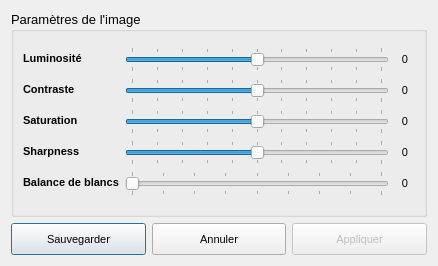
<?xml version="1.0" encoding="UTF-8"?>
<ui version="4.0">
 <class>CamImageSettingsDialog</class>
 <widget class="QDialog" name="CamImageSettingsDialog">
  <property name="geometry">
   <rect>
    <x>0</x>
    <y>0</y>
    <width>438</width>
    <height>266</height>
   </rect>
  </property>
  <property name="windowTitle">
   <string>Paramètres de l'imae</string>
  </property>
  <property name="styleSheet">
   <string notr="true"/>
  </property>
  <property name="sizeGripEnabled">
   <bool>false</bool>
  </property>
  <property name="modal">
   <bool>false</bool>
  </property>
  <layout class="QVBoxLayout" name="verticalLayout">
   <item>
    <widget class="QGroupBox" name="grpImage">
     <property name="font">
      <font>
       <pointsize>10</pointsize>
      </font>
     </property>
     <property name="title">
      <string>Paramètres de l'image</string>
     </property>
     <layout class="QFormLayout" name="formLayout">
      <property name="topMargin">
       <number>15</number>
      </property>
      <item row="0" column="1">
       <layout class="QHBoxLayout" name="horizontalLayout_2">
        <item>
         <widget class="QSlider" name="sldBrightness">
          <property name="cursor">
           <cursorShape>PointingHandCursor</cursorShape>
          </property>
          <property name="minimum">
           <number>-5</number>
          </property>
          <property name="maximum">
           <number>5</number>
          </property>
          <property name="orientation">
           <enum>Qt::Horizontal</enum>
          </property>
          <property name="invertedAppearance">
           <bool>false</bool>
          </property>
          <property name="invertedControls">
           <bool>false</bool>
          </property>
          <property name="tickPosition">
           <enum>QSlider::TicksBothSides</enum>
          </property>
         </widget>
        </item>
        <item>
         <widget class="QLabel" name="lblBrightnessValue">
          <property name="minimumSize">
           <size>
            <width>20</width>
            <height>0</height>
           </size>
          </property>
          <property name="font">
           <font>
            <pointsize>8</pointsize>
           </font>
          </property>
          <property name="text">
           <string>0</string>
          </property>
          <property name="alignment">
           <set>Qt::AlignCenter</set>
          </property>
         </widget>
        </item>
       </layout>
      </item>
      <item row="0" column="0">
       <widget class="QLabel" name="lblBrightness">
        <property name="font">
         <font>
          <pointsize>8</pointsize>
          <weight>75</weight>
          <bold>true</bold>
         </font>
        </property>
        <property name="text">
         <string>Luminosité</string>
        </property>
       </widget>
      </item>
      <item row="1" column="0">
       <widget class="QLabel" name="lblContrast">
        <property name="font">
         <font>
          <pointsize>8</pointsize>
          <weight>75</weight>
          <bold>true</bold>
         </font>
        </property>
        <property name="text">
         <string>Contraste</string>
        </property>
       </widget>
      </item>
      <item row="1" column="1">
       <layout class="QHBoxLayout" name="horizontalLayout_3">
        <item>
         <widget class="QSlider" name="sldContrast">
          <property name="cursor">
           <cursorShape>PointingHandCursor</cursorShape>
          </property>
          <property name="minimum">
           <number>-5</number>
          </property>
          <property name="maximum">
           <number>5</number>
          </property>
          <property name="orientation">
           <enum>Qt::Horizontal</enum>
          </property>
          <property name="tickPosition">
           <enum>QSlider::TicksBothSides</enum>
          </property>
         </widget>
        </item>
        <item>
         <widget class="QLabel" name="lblContrastValue">
          <property name="minimumSize">
           <size>
            <width>20</width>
            <height>0</height>
           </size>
          </property>
          <property name="font">
           <font>
            <pointsize>8</pointsize>
           </font>
          </property>
          <property name="text">
           <string>0</string>
          </property>
          <property name="alignment">
           <set>Qt::AlignCenter</set>
          </property>
         </widget>
        </item>
       </layout>
      </item>
      <item row="2" column="0">
       <widget class="QLabel" name="lblSaturation">
        <property name="font">
         <font>
          <pointsize>8</pointsize>
          <weight>75</weight>
          <bold>true</bold>
         </font>
        </property>
        <property name="text">
         <string>Saturation</string>
        </property>
       </widget>
      </item>
      <item row="2" column="1">
       <layout class="QHBoxLayout" name="horizontalLayout_4">
        <item>
         <widget class="QSlider" name="sldSaturation">
          <property name="cursor">
           <cursorShape>PointingHandCursor</cursorShape>
          </property>
          <property name="minimum">
           <number>-5</number>
          </property>
          <property name="maximum">
           <number>5</number>
          </property>
          <property name="orientation">
           <enum>Qt::Horizontal</enum>
          </property>
          <property name="tickPosition">
           <enum>QSlider::TicksBothSides</enum>
          </property>
         </widget>
        </item>
        <item>
         <widget class="QLabel" name="lblSaturationValue">
          <property name="minimumSize">
           <size>
            <width>20</width>
            <height>0</height>
           </size>
          </property>
          <property name="font">
           <font>
            <pointsize>8</pointsize>
           </font>
          </property>
          <property name="text">
           <string>0</string>
          </property>
          <property name="alignment">
           <set>Qt::AlignCenter</set>
          </property>
         </widget>
        </item>
       </layout>
      </item>
      <item row="3" column="0">
       <widget class="QLabel" name="lblSharpness">
        <property name="font">
         <font>
          <pointsize>8</pointsize>
          <weight>75</weight>
          <bold>true</bold>
         </font>
        </property>
        <property name="text">
         <string>Sharpness</string>
        </property>
       </widget>
      </item>
      <item row="3" column="1">
       <layout class="QHBoxLayout" name="horizontalLayout_5">
        <item>
         <widget class="QSlider" name="sldSharpness">
          <property name="cursor">
           <cursorShape>PointingHandCursor</cursorShape>
          </property>
          <property name="minimum">
           <number>-5</number>
          </property>
          <property name="maximum">
           <number>5</number>
          </property>
          <property name="orientation">
           <enum>Qt::Horizontal</enum>
          </property>
          <property name="tickPosition">
           <enum>QSlider::TicksBothSides</enum>
          </property>
         </widget>
        </item>
        <item>
         <widget class="QLabel" name="lblSharpnessValue">
          <property name="minimumSize">
           <size>
            <width>20</width>
            <height>0</height>
           </size>
          </property>
          <property name="font">
           <font>
            <pointsize>8</pointsize>
           </font>
          </property>
          <property name="text">
           <string>0</string>
          </property>
          <property name="alignment">
           <set>Qt::AlignCenter</set>
          </property>
         </widget>
        </item>
       </layout>
      </item>
      <item row="4" column="0">
       <widget class="QLabel" name="lblWhite">
        <property name="font">
         <font>
          <pointsize>8</pointsize>
          <weight>75</weight>
          <bold>true</bold>
         </font>
        </property>
        <property name="text">
         <string>Balance de blancs</string>
        </property>
       </widget>
      </item>
      <item row="4" column="1">
       <layout class="QHBoxLayout" name="horizontalLayout_6">
        <item>
         <widget class="QSlider" name="sldWhite">
          <property name="cursor">
           <cursorShape>PointingHandCursor</cursorShape>
          </property>
          <property name="maximum">
           <number>8</number>
          </property>
          <property name="orientation">
           <enum>Qt::Horizontal</enum>
          </property>
          <property name="tickPosition">
           <enum>QSlider::TicksBothSides</enum>
          </property>
         </widget>
        </item>
        <item>
         <widget class="QLabel" name="lblWhiteValue">
          <property name="minimumSize">
           <size>
            <width>20</width>
            <height>0</height>
           </size>
          </property>
          <property name="font">
           <font>
            <pointsize>8</pointsize>
           </font>
          </property>
          <property name="text">
           <string>0</string>
          </property>
          <property name="alignment">
           <set>Qt::AlignCenter</set>
          </property>
         </widget>
        </item>
       </layout>
      </item>
     </layout>
    </widget>
   </item>
   <item>
    <layout class="QHBoxLayout" name="horizontalLayout">
     <item>
      <widget class="QPushButton" name="btnOK">
       <property name="minimumSize">
        <size>
         <width>0</width>
         <height>32</height>
        </size>
       </property>
       <property name="font">
        <font>
         <pointsize>8</pointsize>
        </font>
       </property>
       <property name="cursor">
        <cursorShape>PointingHandCursor</cursorShape>
       </property>
       <property name="text">
        <string>Sauvegarder</string>
       </property>
       <property name="icon">
        <iconset resource="../../../resources/TeraClient.qrc">
         <normaloff>:/icons/ok.png</normaloff>:/icons/ok.png</iconset>
       </property>
       <property name="iconSize">
        <size>
         <width>16</width>
         <height>16</height>
        </size>
       </property>
      </widget>
     </item>
     <item>
      <widget class="QPushButton" name="btnCancel">
       <property name="minimumSize">
        <size>
         <width>0</width>
         <height>32</height>
        </size>
       </property>
       <property name="font">
        <font>
         <pointsize>8</pointsize>
        </font>
       </property>
       <property name="cursor">
        <cursorShape>PointingHandCursor</cursorShape>
       </property>
       <property name="text">
        <string>Annuler</string>
       </property>
       <property name="icon">
        <iconset resource="../../../resources/TeraClient.qrc">
         <normaloff>:/icons/undo.png</normaloff>:/icons/undo.png</iconset>
       </property>
       <property name="iconSize">
        <size>
         <width>20</width>
         <height>20</height>
        </size>
       </property>
      </widget>
     </item>
     <item>
      <widget class="QPushButton" name="btnApply">
       <property name="enabled">
        <bool>false</bool>
       </property>
       <property name="minimumSize">
        <size>
         <width>0</width>
         <height>32</height>
        </size>
       </property>
       <property name="font">
        <font>
         <pointsize>8</pointsize>
        </font>
       </property>
       <property name="cursor">
        <cursorShape>PointingHandCursor</cursorShape>
       </property>
       <property name="text">
        <string>Appliquer</string>
       </property>
       <property name="icon">
        <iconset resource="../../../resources/TeraClient.qrc">
         <normaloff>:/icons/join.png</normaloff>:/icons/join.png</iconset>
       </property>
       <property name="iconSize">
        <size>
         <width>20</width>
         <height>20</height>
        </size>
       </property>
      </widget>
     </item>
    </layout>
   </item>
  </layout>
 </widget>
 <resources>
  <include location="../../../resources/TeraClient.qrc"/>
 </resources>
 <connections/>
</ui>
